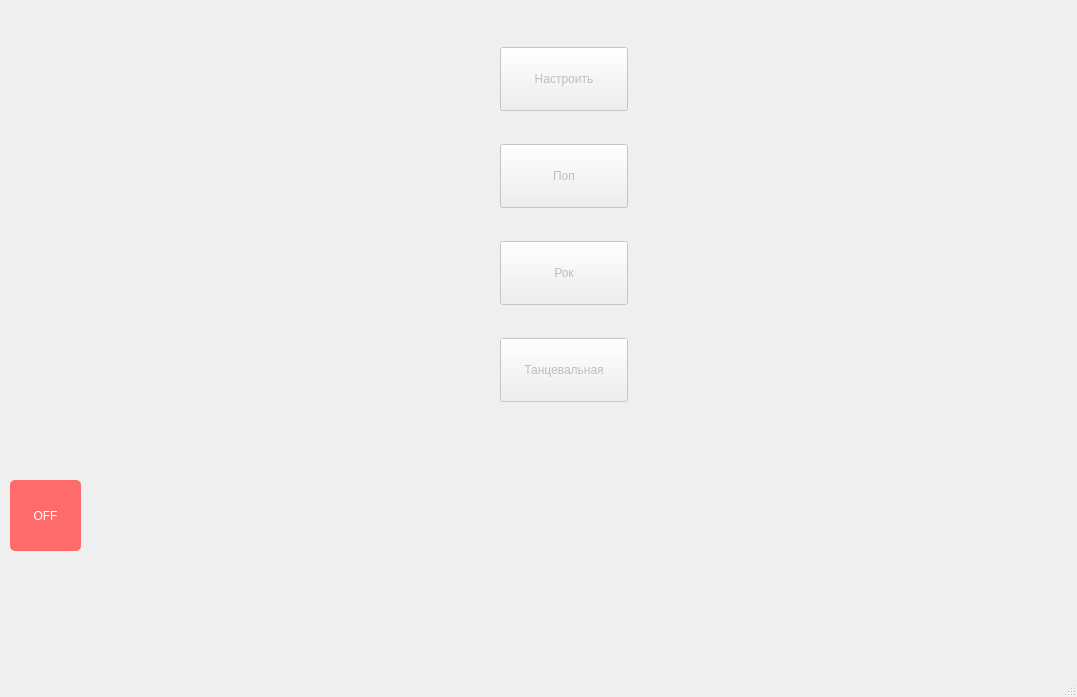
<?xml version="1.0" encoding="UTF-8"?>
<ui version="4.0">
 <class>MainWindow</class>
 <widget class="QMainWindow" name="MainWindow">
  <property name="enabled">
   <bool>true</bool>
  </property>
  <property name="geometry">
   <rect>
    <x>0</x>
    <y>0</y>
    <width>1077</width>
    <height>697</height>
   </rect>
  </property>
  <property name="windowTitle">
   <string>MainWindow</string>
  </property>
  <property name="layoutDirection">
   <enum>Qt::LeftToRight</enum>
  </property>
  <widget class="QWidget" name="centralwidget">
   <property name="enabled">
    <bool>true</bool>
   </property>
   <property name="styleSheet">
    <string notr="true"/>
   </property>
   <widget class="QWidget" name="miksherWidget" native="true">
    <property name="enabled">
     <bool>false</bool>
    </property>
    <property name="geometry">
     <rect>
      <x>90</x>
      <y>10</y>
      <width>951</width>
      <height>631</height>
     </rect>
    </property>
    <widget class="EqualizersGroup" name="widget" native="true">
     <property name="geometry">
      <rect>
       <x>10</x>
       <y>10</y>
       <width>391</width>
       <height>401</height>
      </rect>
     </property>
    </widget>
    <widget class="AudioPlayer" name="widget_4" native="true">
     <property name="geometry">
      <rect>
       <x>10</x>
       <y>430</y>
       <width>921</width>
       <height>91</height>
      </rect>
     </property>
    </widget>
    <widget class="AudioPlayer" name="widget_5" native="true">
     <property name="geometry">
      <rect>
       <x>10</x>
       <y>530</y>
       <width>921</width>
       <height>91</height>
      </rect>
     </property>
    </widget>
    <widget class="QWidget" name="layoutWidget">
     <property name="geometry">
      <rect>
       <x>410</x>
       <y>10</y>
       <width>130</width>
       <height>411</height>
      </rect>
     </property>
     <layout class="QVBoxLayout" name="verticalLayout">
      <item>
       <widget class="QPushButton" name="pushButton_8">
        <property name="minimumSize">
         <size>
          <width>128</width>
          <height>64</height>
         </size>
        </property>
        <property name="maximumSize">
         <size>
          <width>128</width>
          <height>64</height>
         </size>
        </property>
        <property name="text">
         <string>Настроить</string>
        </property>
       </widget>
      </item>
      <item>
       <widget class="QPushButton" name="pushButton_7">
        <property name="minimumSize">
         <size>
          <width>128</width>
          <height>64</height>
         </size>
        </property>
        <property name="maximumSize">
         <size>
          <width>128</width>
          <height>64</height>
         </size>
        </property>
        <property name="text">
         <string>Поп</string>
        </property>
       </widget>
      </item>
      <item>
       <widget class="QPushButton" name="pushButton_9">
        <property name="minimumSize">
         <size>
          <width>128</width>
          <height>64</height>
         </size>
        </property>
        <property name="maximumSize">
         <size>
          <width>128</width>
          <height>64</height>
         </size>
        </property>
        <property name="text">
         <string>Рок</string>
        </property>
       </widget>
      </item>
      <item>
       <widget class="QPushButton" name="pushButton_6">
        <property name="minimumSize">
         <size>
          <width>128</width>
          <height>64</height>
         </size>
        </property>
        <property name="maximumSize">
         <size>
          <width>128</width>
          <height>64</height>
         </size>
        </property>
        <property name="text">
         <string>Танцевальная</string>
        </property>
       </widget>
      </item>
     </layout>
    </widget>
    <widget class="QWidget" name="layoutWidget">
     <property name="geometry">
      <rect>
       <x>550</x>
       <y>10</y>
       <width>381</width>
       <height>411</height>
      </rect>
     </property>
     <layout class="QVBoxLayout" name="verticalLayout_2">
      <item>
       <widget class="VolumePanel" name="widget_2" native="true"/>
      </item>
      <item>
       <widget class="VolumePanel" name="widget_3" native="true"/>
      </item>
     </layout>
    </widget>
   </widget>
   <widget class="QPushButton" name="pushButton_3">
    <property name="geometry">
     <rect>
      <x>10</x>
      <y>480</y>
      <width>71</width>
      <height>71</height>
     </rect>
    </property>
    <property name="styleSheet">
     <string notr="true">QPushButton {
                background-color: #FF6B6B;
                color: white;
                border-radius: 5px;
                padding: 5px 10px;
            }</string>
    </property>
    <property name="text">
     <string>OFF</string>
    </property>
   </widget>
  </widget>
  <widget class="QMenuBar" name="menubar">
   <property name="geometry">
    <rect>
     <x>0</x>
     <y>0</y>
     <width>1077</width>
     <height>22</height>
    </rect>
   </property>
  </widget>
  <widget class="QStatusBar" name="statusbar"/>
 </widget>
 <customwidgets>
  <customwidget>
   <class>EqualizersGroup</class>
   <extends>QWidget</extends>
   <header>equalizersgroup.h</header>
   <container>1</container>
  </customwidget>
  <customwidget>
   <class>VolumePanel</class>
   <extends>QWidget</extends>
   <header>volumepanel.h</header>
   <container>1</container>
  </customwidget>
  <customwidget>
   <class>AudioPlayer</class>
   <extends>QWidget</extends>
   <header>audioplayer.h</header>
   <container>1</container>
  </customwidget>
 </customwidgets>
 <tabstops>
  <tabstop>pushButton_3</tabstop>
 </tabstops>
 <resources/>
 <connections/>
</ui>
